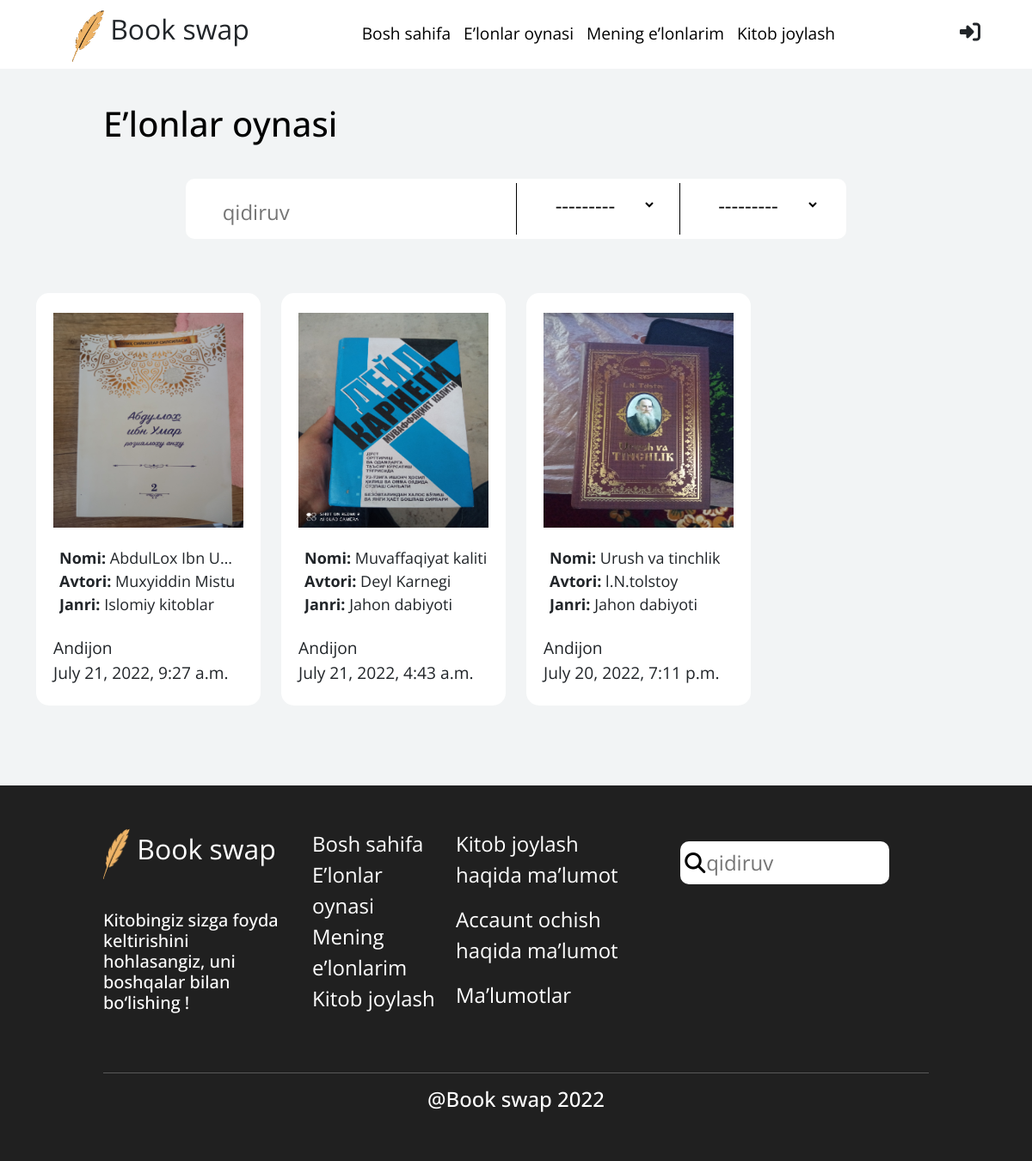
The page /book-list/ on the database as committed earlier.
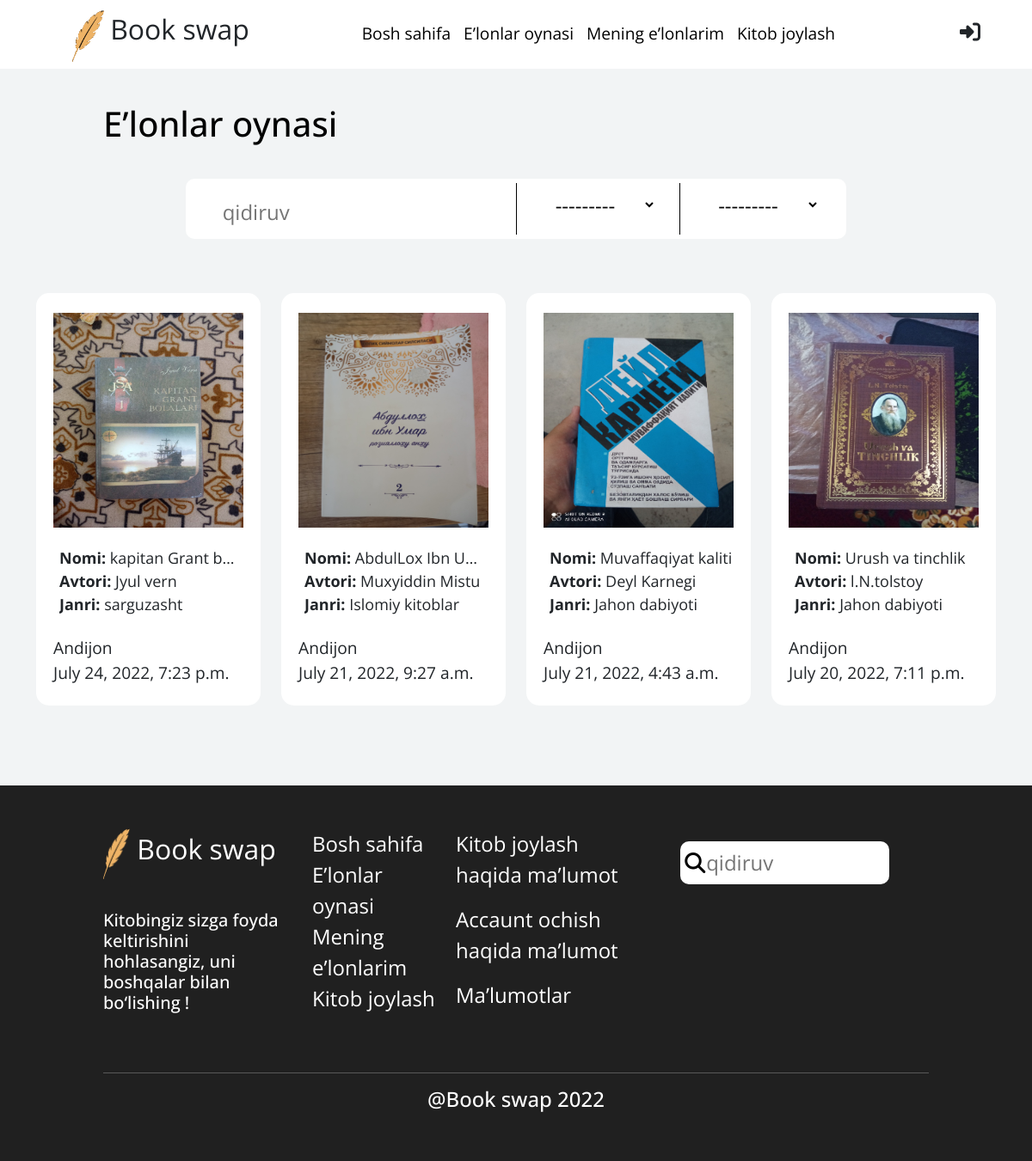
The same page on the database as committed later.
### main/models.py (models this page shows, shortened)
class Book(models.Model):
    ADDRESS = (
		('Andijon', 'Andijon'),
		('Namangan', 'Namangan'),
		('Samarqand', 'Samarqand'),
		('Tashkent', 'Tashkent'),
		('Jizzax', 'Jizzax'),
		('Surxondaryo', 'Surxondaryo'),
		('Navoiy', 'Navoiy'),
		('Xorazm', 'Xorazm'),
		('Qashqadaryo', 'Qashqadaryo'),
		('Buxoro', 'Buxoro'),
		('Sirdaryo', 'Sirdaryo'),
		('Fargona', 'Fargona'),
	)
    author = models.ForeignKey(User, on_delete=models.CASCADE, related_name="books", default=None, null=True)
    slug = models.SlugField("Slug", max_length=256, blank=True, unique=True)
    title = models.CharField("Title", max_length=256)
    author_pen = models.CharField("Book Author", max_length=100)
    location = models.CharField('loacation', max_length=256,  choices=ADDRESS)
    genre = models.ForeignKey(Genre, on_delete=models.CASCADE, related_name="books", default=None, null=True)
    description = models.TextField("Description", max_length=200)
    image = models.ImageField("Image", upload_to="book_images")
    created_at = models.DateTimeField("Created time", auto_now_add=True)
    likes_count = models.PositiveIntegerField("Likes", default=0)
    is_checked = models.BooleanField()
    is_ban = models.BooleanField()
    class Meta:
        ordering = ['-id']
        db_table = "book"
        unique_together = ["slug"]
        verbose_name = "book"
        verbose_name_plural = "books"

class Genre(models.Model):
    title = models.CharField("Title", max_length=256)
    slug = models.SlugField("Slug", max_length=256, blank=True)
    def __str__(self):
        return f"{self.title}"
    class Meta:
        db_table = "genre"
        verbose_name = "genre"
        verbose_name_plural = "genres"

### account/models.py (models this page shows, shortened)
class User(AbstractUser):
	GENDER = (
		('Ayol', 'Ayol'),
		('Erkak', 'Erkak'),
	)
	ADDRESS = (
		('Andijon', 'Andijon'),
		('Namangan', 'Namangan'),
		('Samarqand', 'Samarqand'),
		('Tashkent', 'Tashkent'),
		('Jizzax', 'Jizzax'),
		('Surxondaryo', 'Surxondaryo'),
		('Navoiy', 'Navoiy'),
		('Xorazm', 'Xorazm'),
		('Qashqadaryo', 'Qashqadaryo'),
		('Buxoro', 'Buxoro'),
		('Sirdaryo', 'Sirdaryo'),
		('Fargona', 'Fargona'),
	)
	name = models.CharField("Name", max_length=256)
	surname = models.CharField("Surname", max_length=256)
	username = models.CharField("Username", max_length=256, unique=True, null=True)
	age = models.PositiveIntegerField("Age", null=True)
	phone = models.CharField("Phone", max_length=18)
	avatar = models.ImageField("Image", upload_to="user-images/", null=True, blank=True, default='default.png')
	gender = models.CharField("Gender", max_length=128, choices=GENDER)
	address = models.CharField("Address", max_length=128, choices=ADDRESS)
	created_at = models.DateTimeField("Created at", auto_now_add=True)
	updated_at = models.DateTimeField("Updated_at", auto_now=True)
	USERNAME_FIELD = "username"
	first_name = None
	last_name = None
	class Meta:
		db_table = "user"
		verbose_name = "user"
		verbose_name_plural = "users"

### main/views.py (the view, shortened to what this page needs)
# urls.py: path('book-list/', views.BooksView, name="book-list"),
def BooksView(request):
    form = StockSearchForm(request.POST or None)
    queryset = Book.objects.select_related('genre', 'author').filter(is_checked = True).all()
    paginator = Paginator(queryset, 12)
    page_number = request.GET.get('page')
    page_obj = paginator.get_page(page_number)
    context = {
        "form": form,
        "object_list": page_obj,
    }
    return render(request, "advert/book_list.html", context)

### main/forms.py
class StockSearchForm(forms.ModelForm):
    query = forms.CharField()
    query.widget.attrs.update({'placeholder': 'qidiruv',})
    class Meta:
        model = Book
        fields = ['genre','location']

### templates/advert/book_list.html (shortened to what this page needs)
{% extends "advert/base.html" %}
{% load static %}
{% block content %}
<header>
  <h1>E’lonlar oynasi</h1>
  <form method="post" id="header-search-desktop-span" onchange="submit()">
    <div class="search">
      <div class="big-input">
        <i class="fa-light fa-search"></i>
        {{form.query}}
      </div>
      <div class="selection-group">
        <div class="select-input">
          <i class="fal fa-location-dot"></i>
          {{form.location}}
        </div>
        <div class="select-input">
          <i class="fal fa-book-open"></i>
          {{form.genre}}
        </div>
      </div>
    </div>
  </form>
</header>
<div class="container">
  <div class="advert-section mt-5">
    <div class="row">
      {% for book in object_list %}
      <div class="col-6 col-sm-6 col-md-4 col-lg-3">
        <a href="{% url 'main:detail' book.slug %}" class="text-dark" style="text-decoration: none;">
          <div class="advert-box">
            <img src="{{book.image.url}}" alt="">
            <ul>
              <li>
                <strong>Nomi:</strong>
                <span>{{book.title}}</span>
              </li>
              <li>
                <strong>Avtori:</strong>
                <span>{{book.author_pen}}</span>
              </li>
              <li>
                <strong>Janri:</strong>
                <span>{{book.genre}}</span>
              </li>
            </ul>
            <span class="about-box">{{book.author.address}} <br> {{book.created_at}}</span>
          </div>
        </a>
      </div>
      {% empty %}
      <h1 class="m-5">Hech narsa topilmadi</h1>
      {% endfor %}
    </div>
  </div>
  <div class="paginator ">
    <ul>
    </ul>
  </div>
</div>
{% endblock %}

### templates/advert/base.html (shortened to what this page needs)
<!doctype html>
<html lang="en">
<head>
  <link rel="stylesheet" href="https://site-assets.fontawesome.com/releases/v6.1.1/css/all.css">
  <link rel="stylesheet" href="/static/css/bootstrap.min.css">
  <link rel="stylesheet" href="/static/css/owl.carousel.min.css">
  <link rel="stylesheet" href="/static/css/style.css">
</head>
<body class="page">
  <nav class="nav nav-advert" id="navbar">
    <div class="logo">
      <a href="/" class="text-dark text-decoration-none">
        <img src="/static/img/logo.png" alt="">
        <span>Book swap</span>
      </a>
    </div>
    <ul class="nav-items">
      <li>
        <a href="/">Bosh sahifa</a>
      </li>
      <li>
        <a href="{% url 'main:book-list' %}">E’lonlar oynasi</a>
      </li>
      <li>
        <a href="{% url 'main:my-book' %}">Mening e’lonlarim</a>
      </li>
      <li>
        <a href="{% url 'main:create-book' %}">Kitob joylash</a>
      </li>
    </ul>
    <div class="menu-bar">
      {% if request.user.is_authenticated %}
      <a href="{% url 'main:book-list' %}" class="text-dark text-decoration-none">
        <i class="fa-light fa-search"></i>
      </a>
      <a href="{% url 'profile:deatil' %}" class="text-dark"><i class="fa-light fa-user"></i></a>
      <i class="fa-light event-btn"></i>
      {% else %}
      <a href="{% url 'profile:login' %}" class="text-dark"><i class="fa-solid fa-right-to-bracket"></i></a>
      {% endif %}
    </div>
  </nav>
  {% block content %}
  {% endblock %}
  <footer>
    <div class="row">
      <div class="col-lg-3">
        <img src="/static/img/logo.png" alt="" width="33px">
        <span class="brend-name">Book swap</span>
        <br><br>
        <h5>
          Kitobingiz sizga foyda keltirishini hohlasangiz, uni boshqalar bilan bo‘lishing !
        </h5>
      </div>
      <div class="col-lg-2">
        <ul>
          <li>
            <a href="/">Bosh sahifa</a>
          </li>
          <li>
            <a href="{% url 'main:book-list' %}">E’lonlar oynasi</a>
          </li>
          <li>
            <a href="{% url 'main:my-book' %}">Mening e’lonlarim</a>
          </li>
          <li>
            <a href="{% url 'main:create-book'%}">Kitob joylash</a>
          </li>
        </ul>
      </div>
      <div class="col-lg-3">
        <p>Kitob joylash haqida ma’lumot</p>
        <p>Accaunt ochish haqida ma’lumot</p>
        <p>Ma’lumotlar</p>
      </div>
      <div class="col-lg-4">
        <form method="post" id="header-search-desktop-span" onchange="submit()" action="{% url 'main:book-list' %}">
          <div class="input-group">
            <i class="fas fa-search"></i>
            <input type="text" name="query" placeholder="qidiruv">
          </div>
        </form>
      </div>
    </div>
    <br>
    <hr>
    <center>
      <h4>@Book swap 2022</h4>
    </center>
  </footer>
</body>
</html>

Rows that differ between the two databases and show on the page:
now on this page (row edited): Book: image (picture), title "kapitan Grant b…", author_pen "Jyul vern", genre "sarguzasht", author.address "Andijon", created_at "July 24, 2022, 7:23 p.m."
